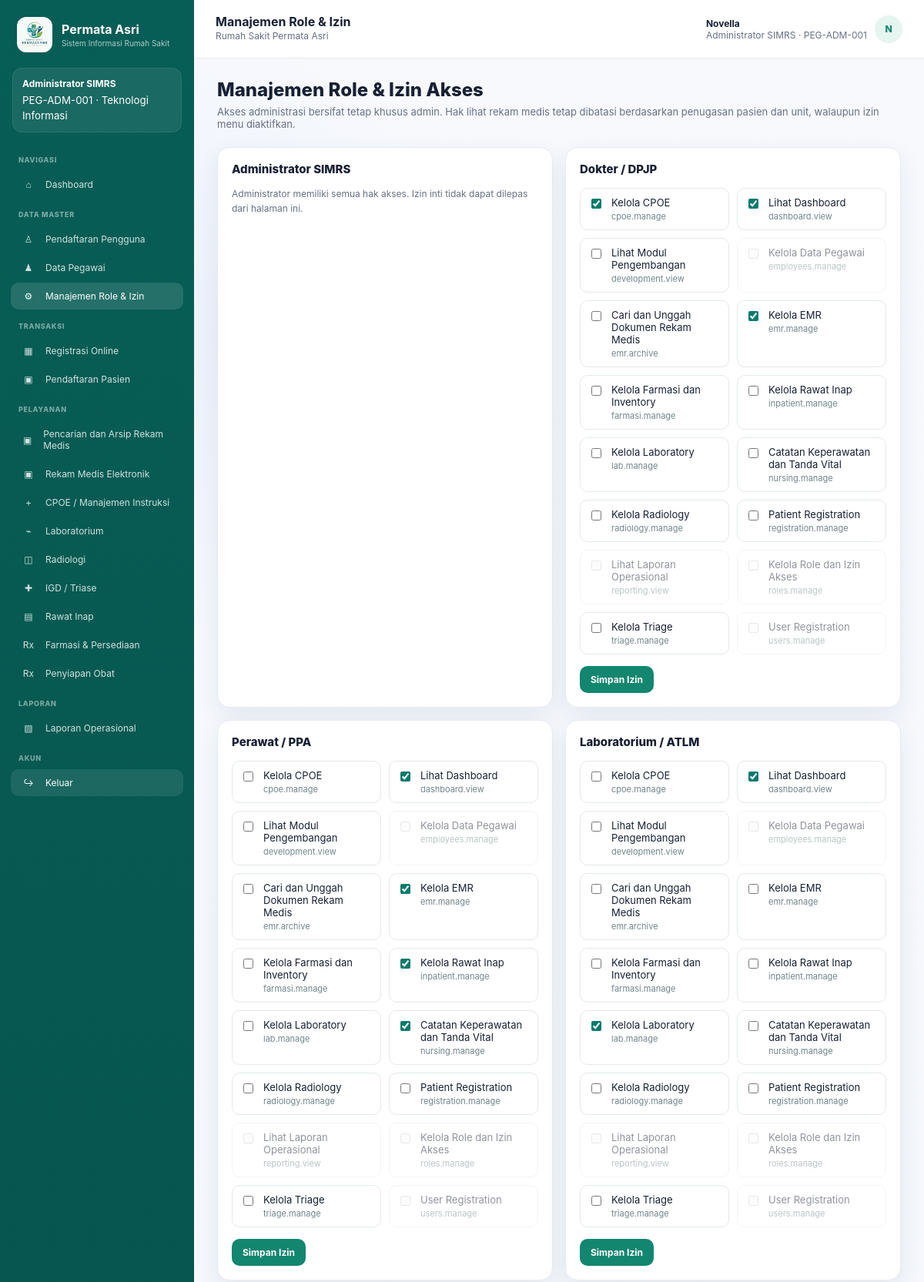
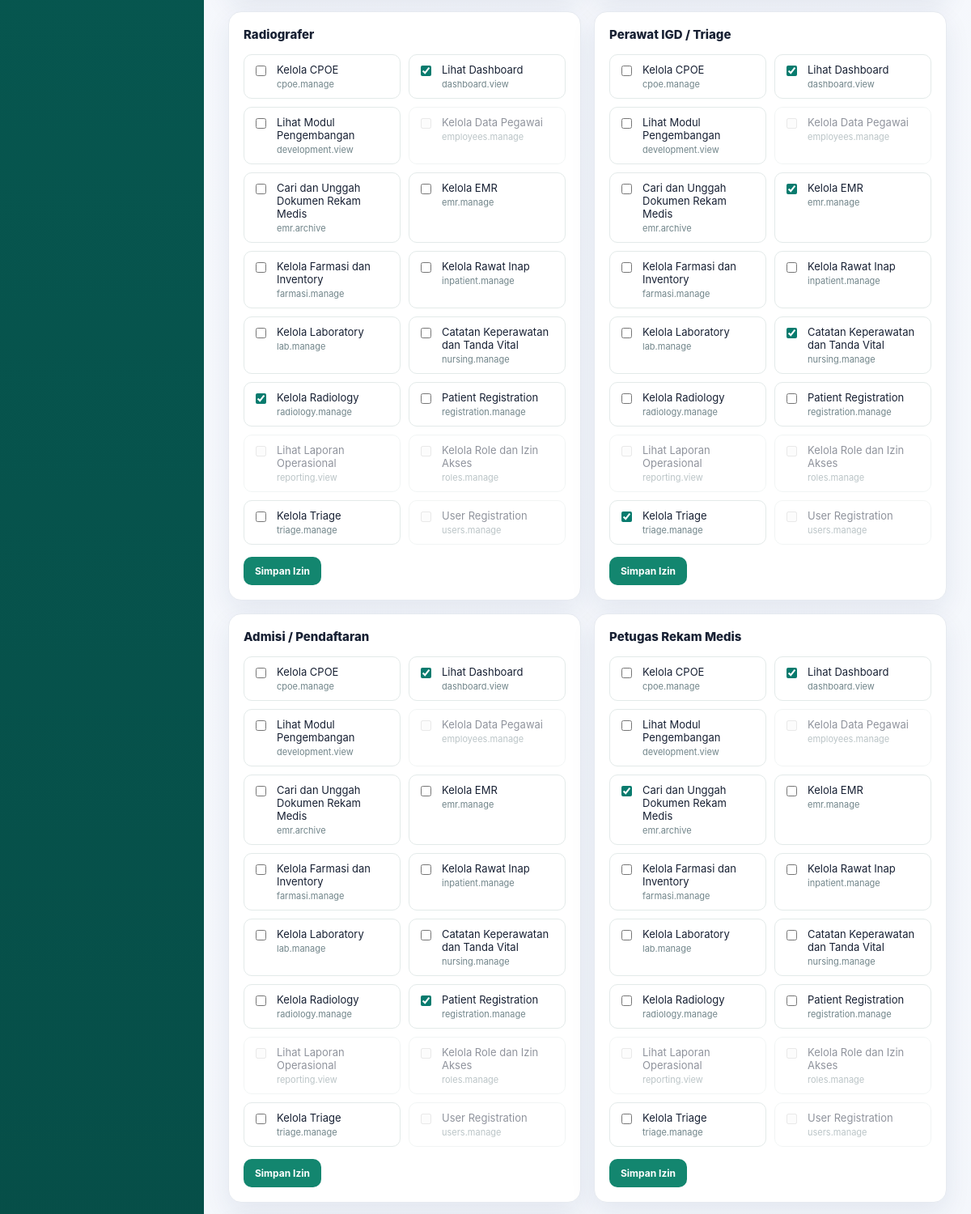
Screenshot of /role_management.php (signed in, upper part) with the database file from the repository (2 pictures, top to bottom).
### tables this page shows
CREATE TABLE users (
    id INT AUTO_INCREMENT PRIMARY KEY,
    employee_id INT NOT NULL UNIQUE,
    username VARCHAR(60) NOT NULL UNIQUE,
    password_hash VARCHAR(255) NOT NULL,
    is_active TINYINT(1) NOT NULL DEFAULT 1,
    created_at DATETIME NOT NULL DEFAULT CURRENT_TIMESTAMP,
    CONSTRAINT fk_user_employee FOREIGN KEY (employee_id) REFERENCES employees(id)
);

CREATE TABLE roles (
    id INT AUTO_INCREMENT PRIMARY KEY,
    code VARCHAR(50) NOT NULL UNIQUE,
    name VARCHAR(100) NOT NULL
);

CREATE TABLE employees (
    id INT AUTO_INCREMENT PRIMARY KEY,
    employee_code VARCHAR(30) NOT NULL UNIQUE,
    full_name VARCHAR(150) NOT NULL,
    profession VARCHAR(100) NOT NULL,
    role_id INT NOT NULL,
    unit_id INT NULL,
    is_active TINYINT(1) NOT NULL DEFAULT 1,
    CONSTRAINT fk_employee_role FOREIGN KEY (role_id) REFERENCES roles(id),
    CONSTRAINT fk_employee_unit FOREIGN KEY (unit_id) REFERENCES units(id)
);

CREATE TABLE units (
    id INT AUTO_INCREMENT PRIMARY KEY,
    code VARCHAR(30) NOT NULL UNIQUE,
    name VARCHAR(100) NOT NULL,
    unit_type VARCHAR(30) NOT NULL
);

CREATE TABLE menus (
    id INT AUTO_INCREMENT PRIMARY KEY,
    label VARCHAR(100) NOT NULL,
    icon VARCHAR(10) NOT NULL,
    section_name VARCHAR(50) NOT NULL,
    page_file VARCHAR(100) NOT NULL,
    permission_code VARCHAR(80) NOT NULL,
    sort_order INT NOT NULL DEFAULT 0,
    is_active TINYINT(1) NOT NULL DEFAULT 1
);

CREATE TABLE permissions (
    id INT AUTO_INCREMENT PRIMARY KEY,
    code VARCHAR(80) NOT NULL UNIQUE,
    name VARCHAR(120) NOT NULL
);

### config/database.php (called while the page is built, shortened)
<?php
function db_setting(string $name, string $default): string { $value=getenv($name); return $value===false ? $default : $value; }
function db(): PDO
{
    static $pdo = null;
    if ($pdo instanceof PDO) {
        return $pdo;
    }
    $dsn = 'mysql:host=' . db_setting('SIMRS_DB_HOST','127.0.0.1') . ';port=' . db_setting('SIMRS_DB_PORT','8889') . ';dbname=' . db_setting('SIMRS_DB_NAME','simrs_permata_asri') . ';charset=utf8mb4';
    $pdo = new PDO($dsn, db_setting('SIMRS_DB_USER','root'), db_setting('SIMRS_DB_PASS','root'), [
        PDO::ATTR_ERRMODE => PDO::ERRMODE_EXCEPTION,
        PDO::ATTR_DEFAULT_FETCH_MODE => PDO::FETCH_ASSOC,
        PDO::ATTR_EMULATE_PREPARES => false,
    ]);
    return $pdo;
}

### includes/functions.php (called while the page is built, shortened)
<?php
require_once __DIR__ . '/../config/database.php';
function e(?string $value): string
{
    return htmlspecialchars($value ?? '', ENT_QUOTES, 'UTF-8');
}
function current_user(): ?array
{
    $stmt = db()->prepare(
        'SELECT u.id AS user_id, u.username, e.id AS employee_id, e.employee_code,
                e.full_name, e.profession, r.id AS role_id, r.code AS role_code,
                r.name AS role_name, un.name AS unit_name, e.unit_id
         FROM users u
         JOIN employees e ON e.id = u.employee_id
         JOIN roles r ON r.id = e.role_id
         LEFT JOIN units un ON un.id = e.unit_id
         WHERE u.id = ? AND u.is_active = 1
         LIMIT 1'
    );
    $stmt->execute([$_SESSION['user_id']]);
    $user = $stmt->fetch();
    return $user ?: null;
}
function require_login(): array
{
    $user = current_user();
    return $user;
}
function sidebar_menus(int $roleId): array
{
    $stmt = db()->prepare(
        'SELECT DISTINCT m.id, m.label, m.icon, m.section_name, m.page_file, m.sort_order
         FROM menus m
         JOIN permissions p ON p.code = m.permission_code
         JOIN role_permissions rp ON rp.permission_id = p.id
         WHERE rp.role_id = ? AND m.is_active = 1
         ORDER BY m.sort_order, m.id'
    );
    $stmt->execute([$roleId]);
    $result=$stmt->fetchAll();
    $user=current_user();
    return array_values(array_filter($result, static function($m) use ($user) {
        $restricted=['user_registration.php','employees.php','role_management.php','reporting.php'];
        if (in_array($m['page_file'],$restricted,true) && !is_admin($user)) return false;
        if ($m['page_file']==='inpatient.php' && in_array(($user['role_code']??''),['dokter','perawat'],true)) {
            $q=db()->prepare('SELECT unit_type FROM units WHERE id=?'); $q->execute([(int)($user['unit_id']??0)]);
            if ($q->fetchColumn()!=='RAWAT_INAP') return false;
        }
        return true;
    }));
}
function is_admin(array $user): bool { return $user['role_code'] === 'admin_simrs'; }

### role_management.php (the view, shortened to what this page needs)
<?php
require_once __DIR__ . '/includes/functions.php';
$user=require_login(); require_permission($user,'roles.manage'); require_admin($user);
$pageTitle='Manajemen Role & Izin'; $pdo=db();
$restricted=['reporting.view','users.manage','employees.manage','roles.manage'];
$roles=$pdo->query('SELECT id,code,name FROM roles ORDER BY id')->fetchAll();
$permissions=$pdo->query('SELECT id,code,name FROM permissions ORDER BY code')->fetchAll();
$assigned=$pdo->query('SELECT role_id,permission_id FROM role_permissions')->fetchAll();
$matrix=[];foreach($assigned as $r)$matrix[(int)$r['role_id']][(int)$r['permission_id']]=true;
require __DIR__.'/includes/header.php';
?>
<h1 class="page-title">Manajemen Role & Izin Akses</h1>
<p class="page-subtitle">Akses administrasi bersifat tetap khusus admin. Hak lihat rekam medis tetap dibatasi berdasarkan penugasan pasien dan unit, walaupun izin menu diaktifkan.</p>
<div class="grid grid-2">
<?php foreach($roles as $role): ?>
<div class="card"><h2 class="section-title"><?=e($role['name'])?></h2>
<?php if($role['code']==='admin_simrs'): ?><p class="note">Administrator memiliki semua hak akses. Izin inti tidak dapat dilepas dari halaman ini.</p><?php else: ?>
<form method="post"><input type="hidden" name="csrf_token" value="<?=e(csrf_token())?>"><input type="hidden" name="action" value="save_permissions"><input type="hidden" name="role_id" value="<?=$role['id']?>">
<div class="permission-grid"><?php foreach($permissions as $perm): ?>
<label class="permission-option"><input type="checkbox" name="permission_ids[]" value="<?=$perm['id']?>" <?=isset($matrix[$role['id']][$perm['id']])?'checked':''?> <?=in_array($perm['code'],$restricted,true)?'disabled':''?>> <span><?=e($perm['name'])?><small><?=e($perm['code'])?></small></span></label>
<?php endforeach;?></div><button class="btn btn-primary" type="submit">Simpan Izin</button></form><?php endif;?></div>
<?php endforeach;?></div>
<?php require __DIR__.'/includes/footer.php'; ?>

### includes/header.php (shortened to what this page needs)
<?php
$pageTitle = $pageTitle ?? 'SIMRS';
$activeFile = basename($_SERVER['PHP_SELF']);
$menus = sidebar_menus((int) $user['role_id']);
$initials = strtoupper(substr($user['full_name'], 0, 1));
?>
<!DOCTYPE html>
<html lang="id">
<head>
  <link rel="stylesheet" href="assets/css/app.css">
</head>
<body>
  <aside class="sidebar">
    <div class="sidebar-brand">
      <div class="brand-mark"><img src="assets/images/permata-asri-logo.png" alt="Logo Rumah Sakit Permata Asri"></div>
      <div>
        <strong>Permata Asri</strong>
        <small>Sistem Informasi Rumah Sakit</small>
      </div>
    </div>
    <div class="role-card">
      <b><?= e($user['role_name']) ?></b>
      <small><?= e($user['employee_code']) ?> · <?= e($user['unit_name'] ?? '-') ?></small>
    </div>
    <?php $section = null; ?>
    <?php foreach ($menus as $menu): ?>
      <?php if ($section !== $menu['section_name']): $section = $menu['section_name']; ?>
        <div class="sidebar-menu-title"><?= e($section) ?></div>
      <?php endif; ?>
      <a class="sidebar-link <?= $activeFile === $menu['page_file'] ? 'active' : '' ?>" href="<?= e($menu['page_file']) ?>">
        <span class="ico"><?= e($menu['icon']) ?></span>
        <span><?= e($menu['label']) ?></span>
      </a>
    <?php endforeach; ?>
    <div class="sidebar-menu-title">AKUN</div>
    <a href="#" class="sidebar-link logout-link" data-open-logout>
      <span class="ico">↪</span><span>Keluar</span>
    </a>
  </aside>
  <div class="content-shell">
    <header class="topbar">
      <div>
        <strong><?= e($pageTitle) ?></strong>
        <div class="note">Rumah Sakit Permata Asri</div>
      </div>
      <div class="user-chip">
        <div>
          <strong><?= e($user['full_name']) ?></strong>
          <span><?= e($user['profession']) ?> · <?= e($user['employee_code']) ?></span>
        </div>
        <div class="avatar"><?= e($initials) ?></div>
      </div>
    </header>
    <main class="page-wrap">

### rows the page displays
users: roles.name "Administrator SIMRS", employee.employee_code "PEG-ADM-001", units.name "Teknologi Informasi", employee.full_name "Novella", employee.profession "Administrator SIMRS", employee.full_name "N"
menus: section_name "NAVIGASI", icon "⌂", label "Dashboard"
menus: section_name "DATA MASTER", icon "♙", label "Pendaftaran Pengguna"
menus: icon "♟", label "Data Pegawai"
menus: icon "⚙", label "Manajemen Role & Izin"
menus: section_name "TRANSAKSI", icon "▦", label "Registrasi Online"
menus: icon "▣", label "Pendaftaran Pasien"
menus: section_name "PELAYANAN", icon "▣", label "Pencarian dan Arsip Rekam Medis"
menus: icon "▣", label "Rekam Medis Elektronik"
menus: icon "+", label "CPOE / Manajemen Instruksi"
menus: icon "⌁", label "Laboratorium"
menus: icon "◫", label "Radiologi"
menus: icon "✚", label "IGD / Triase"
menus: icon "▤", label "Rawat Inap"
menus: icon "Rx", label "Farmasi & Persediaan"
menus: icon "Rx", label "Penyiapan Obat"
menus: section_name "LAPORAN", icon "▧", label "Laporan Operasional"
roles: name "Administrator SIMRS", shows "Administrator memiliki semua hak akses. Izin inti tidak dapat dilepas dari halaman ini."
roles: name "Dokter / DPJP", id.code "☑"
permissions: name "Kelola CPOE", code "cpoe.manage"
permissions: name "Lihat Dashboard", code "dashboard.view"
permissions: name "Lihat Modul Pengembangan", code "development.view"
permissions: name "Kelola Data Pegawai", code "employees.manage"
permissions: name "Cari dan Unggah Dokumen Rekam Medis", code "emr.archive"
permissions: name "Kelola EMR", code "emr.manage"
permissions: name "Kelola Farmasi dan Inventory", code "farmasi.manage"
permissions: name "Kelola Rawat Inap", code "inpatient.manage"
permissions: name "Kelola Laboratory", code "lab.manage"
permissions: name "Catatan Keperawatan dan Tanda Vital", code "nursing.manage"
permissions: name "Kelola Radiology", code "radiology.manage"
permissions: name "Patient Registration", code "registration.manage"
permissions: name "Lihat Laporan Operasional", code "reporting.view"
permissions: name "Kelola Role dan Izin Akses", code "roles.manage"
permissions: name "Kelola Triage", code "triage.manage"
permissions: name "User Registration", code "users.manage"
roles: name "Perawat / PPA", id.code "☑"
roles: name "Laboratorium / ATLM", id.code "☑"
roles: name "Radiografer", id.code "☑"
roles: name "Perawat IGD / Triage", id.code "☑"
roles: name "Admisi / Pendaftaran", id.code "☑"
roles: name "Petugas Rekam Medis", id.code "☑"

### other values shown
$pageTitle "Manajemen Role & Izin"
